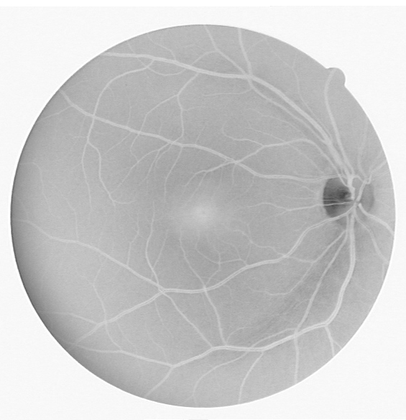
%> input picture matlab/dijkstra/retinal.png, 406 x 420 px, shrunk from 565 x 584 before the run
$ octave main_ridge.m   (GNU Octave 9; MATLAB toolbox functions it lacks are replaced by stand-ins)
%> lines starting %> are read from the running program, lines starting %| are printed output that depends on the picture; in (x1, y1, x2, y2) boxes, pixels count from 0 and x2, y2 are one past the last pixel; in counts of white or black regions, pixels touching at a corner belong together; the program's own positions count from 1
### matlab/dijkstra/createGaussianMask.m
function [ mask ] = createGaussianMask( sigma )

    MIN_RATIO = 0.01;
    s = 16;
    G = exp(-(-s:s).^2/(2*sigma^2))/(sqrt(2*pi)*sigma);
    j=1;
    for i=1:2*s+1
        if G(i) > MIN_RATIO
            mask(j) = G(i);
            j = j+1;
        end
    end
end

### matlab/dijkstra/doFiltering1D.m
function [ out ] = doFiltering1D( in, ms )

    in_size = size(in);
    ms_size = size(ms);
    out = zeros(in_size);

    if ms_size(1) == 1
        ms2 = floor(ms_size(2)/2);
        for i=1:in_size(1)
            for j=1+ms2:in_size(2)-ms2
                out(i,j) = in(i,j-ms2:j+ms2) * ms';
            end
        end
    else
        ms2 = floor(ms_size(1)/2);
        for i=1:in_size(2)
            for j=1+ms2:in_size(1)-ms2
                out(j,i) = in(j-ms2:j+ms2,i)' * ms;
            end
        end
    end
end

### matlab/dijkstra/ComputeRidgeStrength.m
function [ R ] = ComputeRidgeStrength( FilamImg, Mask, GaussSigma )

% Inputs:
%
% FilamImg:     The original image that contains filaments.
% Mask:			Binary mask image that is used to mask out those regions witout filaments.
% GaussSigma:	Standard deviation of the Gaussian that is used to smooth the image.
%
%
% Outputs:
%
% R:			Ridge strength image. Pixel values must be in [0 255].
%
%

%% Exercise 1 - Implement the described in the text.
%%%%%%%%%%%%%%%%%%%%%%%%%%%%%%%%%%%%%%%%%%%%%%%%%%%%%%%%%%%%%%%%%%%%%%%%%%

%a) Smooth the input image
gaussImg = gaussianFiltering( FilamImg, GaussSigma );

%b) Compute the second-order image derivatives
kernel1= [-1  0  1;
          -2  0  2;
          -1  0  1];
% fisrt derivative along x
[hk, vk] = get1DKernels(kernel1);
Gx = doFiltering2D(gaussImg, hk, vk);
% second derivative along x
Ixx = doFiltering2D(Gx, hk, vk);

kernel2= [ 1  2  1;
           0  0  0;
          -1 -2 -1];
% fisrt derivative along y
[hk, vk] = get1DKernels(kernel2);
Gy = doFiltering2D(gaussImg, hk, vk);
% second derivative along x
Iyy = doFiltering2D(Gy, hk, vk);

% combined derivative
Ixy = doFiltering2D(Gx, hk, vk);

%H = [ Ixx Ixy; Ixy Iyy ];

%c) Compute the ridge strength image
R = abs( 0.5 * ( Ixx + Iyy - sqrt( (Ixx - Iyy).^2 + 4*Ixy.^2 ) ) );

%d) Mask the ridge strength image by the inputted mask
R = R .* (Mask ~= 0);

%e) Normalize the values of the resulting ridge strength image between [0
%255]
R = R - min(min(R));
R = 255*(R./max(max(R)));

%%%%%%%%%%%%%%%%%%%%%%%%%%%%%%%%%%%%%%%%%%%%%%%%%%%%%%%%%%%%%%%%%%%%%%%%%%

end

### matlab/dijkstra/doFiltering2D.m
function [ out ] = doFiltering2D(in, ms_h, ms_v)

    out = doFiltering1D(in, ms_h);
    out = doFiltering1D(out, ms_v);
end

### matlab/dijkstra/gaussianFiltering.m
function [ out ] = gaussianFiltering( in, sigma )

    G = createGaussianMask(sigma);
    out = doFiltering2D(in, G, G');

end

### matlab/dijkstra/get1DKernels.m
function [ h_ker, v_ker ] = get1DKernels( in_ker )
    [L,U] = lu(in_ker);
    h_ker = U(1,:);
    v_ker = L(:,1);
end

### matlab/dijkstra/main_ridge.m
% Read the original image and its mask.
OrigImg = double( imread('retinal.png') );
%> OrigImg: size 420x406 double; min 69, max 255, mean 201.9; mean of the top-left, top-right, bottom-left and bottom-right quarters 203.4, 202.8, 200.7, 200.8
Mask = double( logical( imread('mask.png') ) );
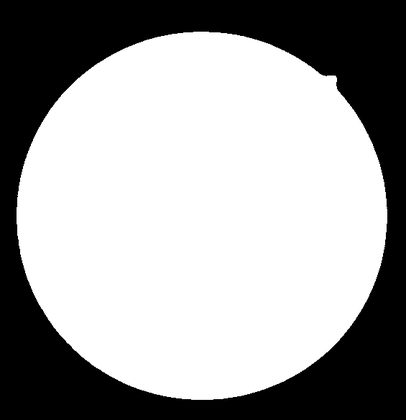
%> input picture matlab/dijkstra/mask.png, 406 x 420 px, shrunk from 565 x 584 before the run
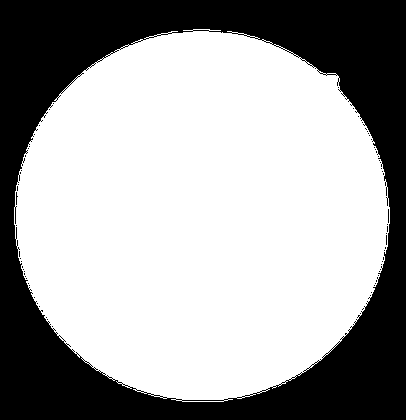
%> Mask: size 420x406 double; values 0 (black) and 1 (white), 64.1% white; 69 black regions (68 under 20 px), largest, box (x1, y1, x2, y2) and area: (0, 0, 406, 420) 61081
GaussianSTD = 2;

% Compute the ridge strength image.
RidgeStrength = ComputeRidgeStrength(OrigImg, Mask, GaussianSTD);
%> call 5 of doFiltering1D, with ms = [-2 0 2]
%> after the loop in doFiltering1D (call 5), `for i=1:in_size(1)`:
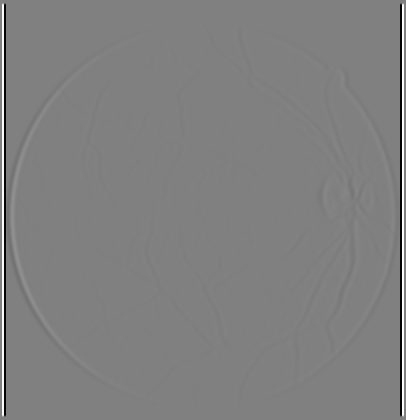
%> out: size 420x406 double; min -1956.9, max 1930.3, mean 0; drawn with min black and max white
%> call 7 of doFiltering1D, with ms = [1 2 1]
%> after the loop in doFiltering1D (call 7), `for i=1:in_size(1)`:
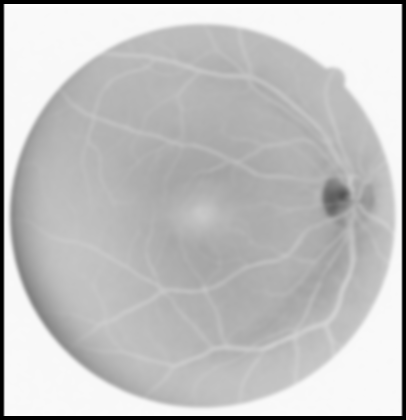
%> out: size 420x406 double; min 0, max 969.6, mean 734.4; drawn with min black and max white
%> call 8 of doFiltering1D, with ms = [1; 0; -1]
%> after the loop in doFiltering1D (call 8), `for i=1:in_size(2)`:
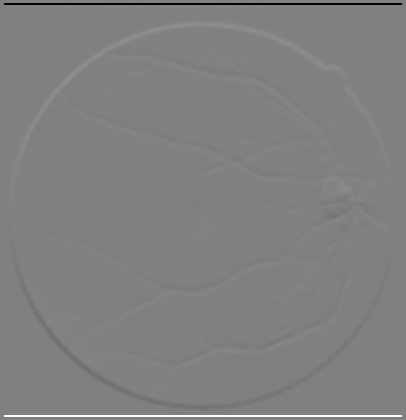
%> out: size 420x406 double; min -969.6, max 949.6, mean 0; drawn with min black and max white
%> in ComputeRidgeStrength, `R = abs( 0.5 * ( Ixx + Iyy - sqrt( (Ixx - Iyy).^2 + 4*Ixy.^2 ) ) );`:
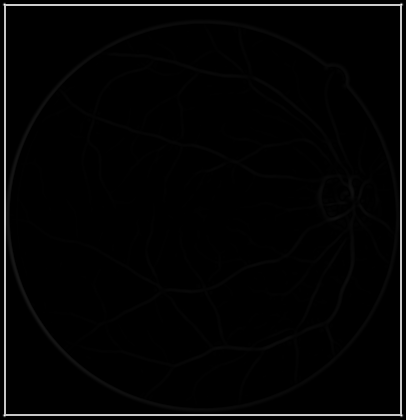
%> R: size 420x406 double; min 0, max 4843.4, mean 89.5; drawn with min black and max white
%> in ComputeRidgeStrength, `R = R .* (Mask ~= 0);`:
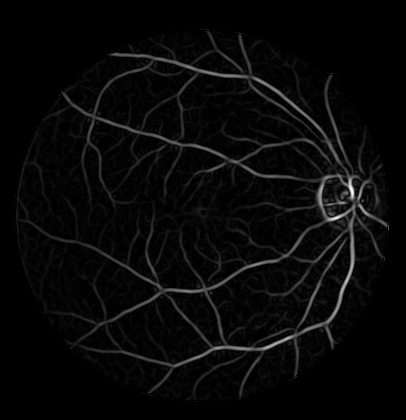
%> R: size 420x406 double; min 0, max 310, mean 10.2; drawn with min black and max white
RidgeStrength = uint8(RidgeStrength);

% Display the result and write it to a file.
figure;
imshow(RidgeStrength);
title('Ridge Strength Image');
imwrite(RidgeStrength, 'ridgeStrength.png');
